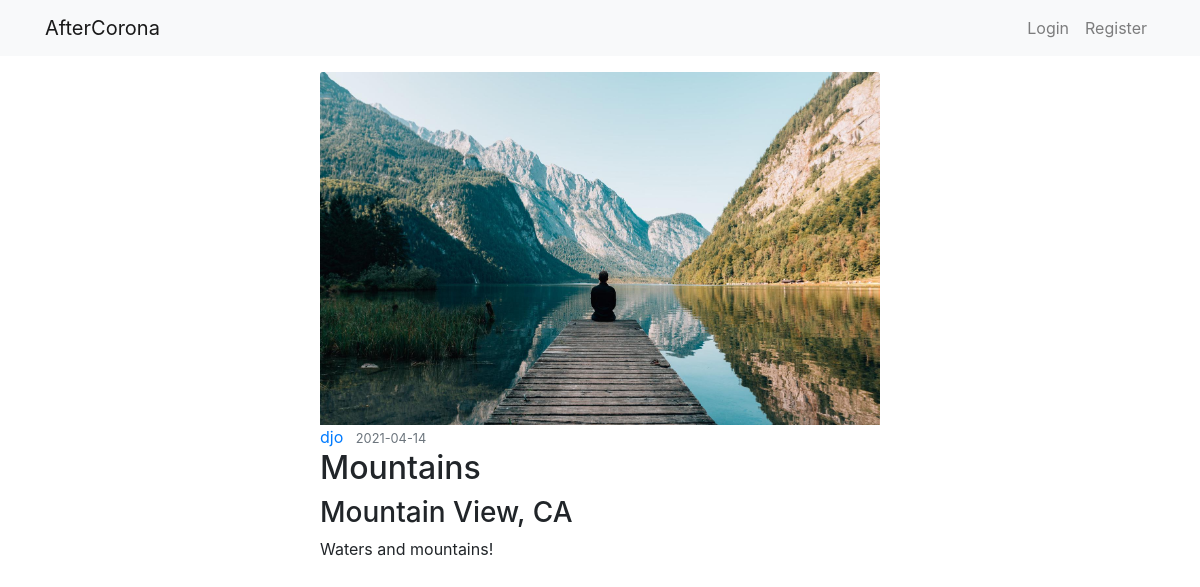
The app's page /post/4 with its own data.
### app/models.py (models this page shows, shortened)
class Post(db.Model):
    id = db.Column(db.Integer, primary_key=True)
    image = db.Column(db.String(50), nullable=False)
    place = db.Column(db.String(30), nullable=False)
    location = db.Column(db.String(50), nullable=False)
    created = db.Column(db.DateTime, nullable=False, default=datetime.utcnow)
    desc = db.Column(db.Text, nullable=False)
    user_id = db.Column(db.Integer, db.ForeignKey('user.id'), nullable=False)

class User(db.Model, UserMixin):
    id = db.Column(db.Integer, primary_key=True)
    image = db.Column(db.String(50), nullable=False, default='default.jpeg')
    username = db.Column(db.String(20), unique=True, nullable=False)
    email = db.Column(db.String(50), unique=True, nullable=False)
    password = db.Column(db.String(50), nullable=False)
    posts = db.relationship('Post', backref='author', lazy=True)

### app/routes.py (the view)
@app.route('/post/<int:post_id>')
def post(post_id):
    post = Post.query.get_or_404(post_id)
    return render_template('post.html', post=post)

### app/templates/post.html (shortened to what this page needs)
{% extends "layout.html" %} {% block title %} {{ post.place }} {% endblock %}{% block content %}
<article class="content">
  <img
    class="card-img-top"
    src="{{ url_for(
      'static', filename='place_images/' + post.image) }}"
  />
  <div class="media-body">
    <div class="article-metadata">
      <a class="mr-2" href="{{ url_for('user_posts', username=post.author.username) }}">{{ post.author.username }}</a>
      <small class="text-muted">{{ post.created.strftime('%Y-%m-%d') }}</small>
    </div>
    <h2>{{ post.place }}</h2>
    <h3>{{ post.location }}</h3>
    <p>{{ post.desc }}</p>
  </div>
</article>
{% endblock content %}

### app/static/main.css (style rules this page uses)
.content { padding: 1em 20em 5em; }

### records on screen
Post: image (picture), created "2021-04-14", place "Mountains", location "Mountain View, CA", desc "Waters and mountains!"
User: author.username "djo"
